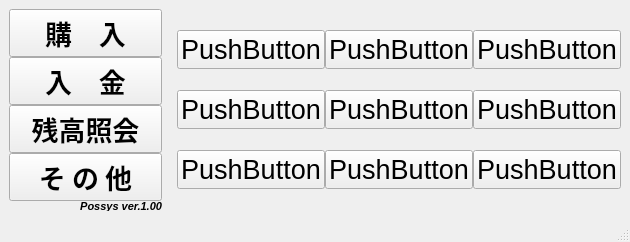
<?xml version="1.0" encoding="UTF-8"?>
<ui version="4.0">
 <class>MainWindow</class>
 <widget class="QMainWindow" name="MainWindow">
  <property name="enabled">
   <bool>true</bool>
  </property>
  <property name="geometry">
   <rect>
    <x>0</x>
    <y>0</y>
    <width>630</width>
    <height>222</height>
   </rect>
  </property>
  <property name="sizePolicy">
   <sizepolicy hsizetype="Fixed" vsizetype="Fixed">
    <horstretch>0</horstretch>
    <verstretch>0</verstretch>
   </sizepolicy>
  </property>
  <property name="minimumSize">
   <size>
    <width>0</width>
    <height>0</height>
   </size>
  </property>
  <property name="maximumSize">
   <size>
    <width>6000</width>
    <height>4000</height>
   </size>
  </property>
  <property name="baseSize">
   <size>
    <width>800</width>
    <height>480</height>
   </size>
  </property>
  <property name="font">
   <font>
    <kerning>true</kerning>
   </font>
  </property>
  <property name="acceptDrops">
   <bool>false</bool>
  </property>
  <property name="windowTitle">
   <string>Procon Room POS System</string>
  </property>
  <property name="layoutDirection">
   <enum>Qt::LeftToRight</enum>
  </property>
  <property name="animated">
   <bool>true</bool>
  </property>
  <property name="dockOptions">
   <set>QMainWindow::AllowTabbedDocks|QMainWindow::AnimatedDocks</set>
  </property>
  <widget class="QWidget" name="centralwidget">
   <property name="sizePolicy">
    <sizepolicy hsizetype="Preferred" vsizetype="Preferred">
     <horstretch>0</horstretch>
     <verstretch>0</verstretch>
    </sizepolicy>
   </property>
   <property name="font">
    <font>
     <family>Meiryo UI</family>
     <stylestrategy>PreferDefault</stylestrategy>
    </font>
   </property>
   <layout class="QGridLayout" name="gridLayout_2">
    <item row="0" column="0">
     <layout class="QVBoxLayout" name="verticalLayout">
      <property name="spacing">
       <number>0</number>
      </property>
      <property name="sizeConstraint">
       <enum>QLayout::SetMaximumSize</enum>
      </property>
      <item>
       <widget class="QPushButton" name="pushButton">
        <property name="sizePolicy">
         <sizepolicy hsizetype="Minimum" vsizetype="Minimum">
          <horstretch>0</horstretch>
          <verstretch>0</verstretch>
         </sizepolicy>
        </property>
        <property name="minimumSize">
         <size>
          <width>0</width>
          <height>0</height>
         </size>
        </property>
        <property name="font">
         <font>
          <pointsize>20</pointsize>
          <weight>75</weight>
          <bold>true</bold>
         </font>
        </property>
        <property name="text">
         <string>購　入</string>
        </property>
       </widget>
      </item>
      <item>
       <widget class="QPushButton" name="pushButton_2">
        <property name="sizePolicy">
         <sizepolicy hsizetype="Minimum" vsizetype="Minimum">
          <horstretch>0</horstretch>
          <verstretch>0</verstretch>
         </sizepolicy>
        </property>
        <property name="minimumSize">
         <size>
          <width>0</width>
          <height>0</height>
         </size>
        </property>
        <property name="font">
         <font>
          <pointsize>20</pointsize>
          <weight>75</weight>
          <bold>true</bold>
         </font>
        </property>
        <property name="text">
         <string>入　金</string>
        </property>
       </widget>
      </item>
      <item>
       <widget class="QPushButton" name="pushButton_3">
        <property name="sizePolicy">
         <sizepolicy hsizetype="Minimum" vsizetype="Minimum">
          <horstretch>0</horstretch>
          <verstretch>0</verstretch>
         </sizepolicy>
        </property>
        <property name="minimumSize">
         <size>
          <width>0</width>
          <height>0</height>
         </size>
        </property>
        <property name="font">
         <font>
          <pointsize>20</pointsize>
          <weight>75</weight>
          <bold>true</bold>
         </font>
        </property>
        <property name="focusPolicy">
         <enum>Qt::StrongFocus</enum>
        </property>
        <property name="contextMenuPolicy">
         <enum>Qt::DefaultContextMenu</enum>
        </property>
        <property name="layoutDirection">
         <enum>Qt::RightToLeft</enum>
        </property>
        <property name="autoFillBackground">
         <bool>false</bool>
        </property>
        <property name="text">
         <string>残高照会</string>
        </property>
        <property name="autoExclusive">
         <bool>false</bool>
        </property>
        <property name="autoDefault">
         <bool>false</bool>
        </property>
        <property name="flat">
         <bool>false</bool>
        </property>
       </widget>
      </item>
      <item>
       <widget class="QPushButton" name="pushButton_4">
        <property name="sizePolicy">
         <sizepolicy hsizetype="Minimum" vsizetype="Minimum">
          <horstretch>0</horstretch>
          <verstretch>0</verstretch>
         </sizepolicy>
        </property>
        <property name="minimumSize">
         <size>
          <width>0</width>
          <height>0</height>
         </size>
        </property>
        <property name="font">
         <font>
          <pointsize>20</pointsize>
          <weight>75</weight>
          <bold>true</bold>
         </font>
        </property>
        <property name="text">
         <string>そ の 他</string>
        </property>
       </widget>
      </item>
      <item>
       <widget class="QLabel" name="label">
        <property name="sizePolicy">
         <sizepolicy hsizetype="Preferred" vsizetype="Fixed">
          <horstretch>0</horstretch>
          <verstretch>0</verstretch>
         </sizepolicy>
        </property>
        <property name="minimumSize">
         <size>
          <width>0</width>
          <height>10</height>
         </size>
        </property>
        <property name="font">
         <font>
          <pointsize>8</pointsize>
          <weight>75</weight>
          <italic>true</italic>
          <bold>true</bold>
         </font>
        </property>
        <property name="layoutDirection">
         <enum>Qt::LeftToRight</enum>
        </property>
        <property name="text">
         <string>Possys ver.1.00</string>
        </property>
        <property name="alignment">
         <set>Qt::AlignRight|Qt::AlignTrailing|Qt::AlignVCenter</set>
        </property>
       </widget>
      </item>
     </layout>
    </item>
    <item row="0" column="1">
     <widget class="Line" name="line">
      <property name="sizePolicy">
       <sizepolicy hsizetype="Fixed" vsizetype="Maximum">
        <horstretch>0</horstretch>
        <verstretch>0</verstretch>
       </sizepolicy>
      </property>
      <property name="frameShadow">
       <enum>QFrame::Sunken</enum>
      </property>
      <property name="lineWidth">
       <number>3</number>
      </property>
      <property name="midLineWidth">
       <number>1</number>
      </property>
      <property name="orientation">
       <enum>Qt::Vertical</enum>
      </property>
     </widget>
    </item>
    <item row="0" column="2">
     <layout class="QGridLayout" name="gridLayout">
      <property name="sizeConstraint">
       <enum>QLayout::SetMaximumSize</enum>
      </property>
      <property name="spacing">
       <number>0</number>
      </property>
      <item row="2" column="0">
       <widget class="QPushButton" name="pushButton_7">
        <property name="sizePolicy">
         <sizepolicy hsizetype="Minimum" vsizetype="Maximum">
          <horstretch>0</horstretch>
          <verstretch>0</verstretch>
         </sizepolicy>
        </property>
        <property name="font">
         <font>
          <pointsize>20</pointsize>
         </font>
        </property>
        <property name="text">
         <string>PushButton</string>
        </property>
       </widget>
      </item>
      <item row="2" column="1">
       <widget class="QPushButton" name="pushButton_12">
        <property name="sizePolicy">
         <sizepolicy hsizetype="Minimum" vsizetype="Maximum">
          <horstretch>0</horstretch>
          <verstretch>0</verstretch>
         </sizepolicy>
        </property>
        <property name="font">
         <font>
          <pointsize>20</pointsize>
         </font>
        </property>
        <property name="text">
         <string>PushButton</string>
        </property>
       </widget>
      </item>
      <item row="2" column="3">
       <widget class="QPushButton" name="pushButton_13">
        <property name="sizePolicy">
         <sizepolicy hsizetype="Minimum" vsizetype="Maximum">
          <horstretch>0</horstretch>
          <verstretch>0</verstretch>
         </sizepolicy>
        </property>
        <property name="font">
         <font>
          <pointsize>20</pointsize>
         </font>
        </property>
        <property name="text">
         <string>PushButton</string>
        </property>
       </widget>
      </item>
      <item row="0" column="1">
       <widget class="QPushButton" name="pushButton_8">
        <property name="sizePolicy">
         <sizepolicy hsizetype="Minimum" vsizetype="Maximum">
          <horstretch>0</horstretch>
          <verstretch>0</verstretch>
         </sizepolicy>
        </property>
        <property name="font">
         <font>
          <pointsize>20</pointsize>
         </font>
        </property>
        <property name="text">
         <string>PushButton</string>
        </property>
       </widget>
      </item>
      <item row="1" column="0">
       <widget class="QPushButton" name="pushButton_6">
        <property name="sizePolicy">
         <sizepolicy hsizetype="Minimum" vsizetype="Maximum">
          <horstretch>0</horstretch>
          <verstretch>0</verstretch>
         </sizepolicy>
        </property>
        <property name="font">
         <font>
          <pointsize>20</pointsize>
         </font>
        </property>
        <property name="text">
         <string>PushButton</string>
        </property>
       </widget>
      </item>
      <item row="1" column="3">
       <widget class="QPushButton" name="pushButton_11">
        <property name="sizePolicy">
         <sizepolicy hsizetype="Minimum" vsizetype="Maximum">
          <horstretch>0</horstretch>
          <verstretch>0</verstretch>
         </sizepolicy>
        </property>
        <property name="font">
         <font>
          <pointsize>20</pointsize>
         </font>
        </property>
        <property name="text">
         <string>PushButton</string>
        </property>
       </widget>
      </item>
      <item row="0" column="0">
       <widget class="QPushButton" name="pushButton_5">
        <property name="sizePolicy">
         <sizepolicy hsizetype="Minimum" vsizetype="Maximum">
          <horstretch>0</horstretch>
          <verstretch>0</verstretch>
         </sizepolicy>
        </property>
        <property name="font">
         <font>
          <pointsize>20</pointsize>
         </font>
        </property>
        <property name="text">
         <string>PushButton</string>
        </property>
       </widget>
      </item>
      <item row="0" column="3">
       <widget class="QPushButton" name="pushButton_9">
        <property name="sizePolicy">
         <sizepolicy hsizetype="Minimum" vsizetype="Maximum">
          <horstretch>0</horstretch>
          <verstretch>0</verstretch>
         </sizepolicy>
        </property>
        <property name="font">
         <font>
          <pointsize>20</pointsize>
         </font>
        </property>
        <property name="text">
         <string>PushButton</string>
        </property>
       </widget>
      </item>
      <item row="1" column="1">
       <widget class="QPushButton" name="pushButton_10">
        <property name="sizePolicy">
         <sizepolicy hsizetype="Minimum" vsizetype="Maximum">
          <horstretch>0</horstretch>
          <verstretch>0</verstretch>
         </sizepolicy>
        </property>
        <property name="font">
         <font>
          <pointsize>20</pointsize>
         </font>
        </property>
        <property name="text">
         <string>PushButton</string>
        </property>
       </widget>
      </item>
     </layout>
    </item>
   </layout>
  </widget>
  <widget class="QStatusBar" name="statusbar">
   <property name="enabled">
    <bool>true</bool>
   </property>
   <property name="font">
    <font>
     <family>Meiryo UI</family>
    </font>
   </property>
  </widget>
 </widget>
 <tabstops>
  <tabstop>pushButton</tabstop>
  <tabstop>pushButton_2</tabstop>
  <tabstop>pushButton_4</tabstop>
 </tabstops>
 <resources/>
 <connections/>
</ui>
